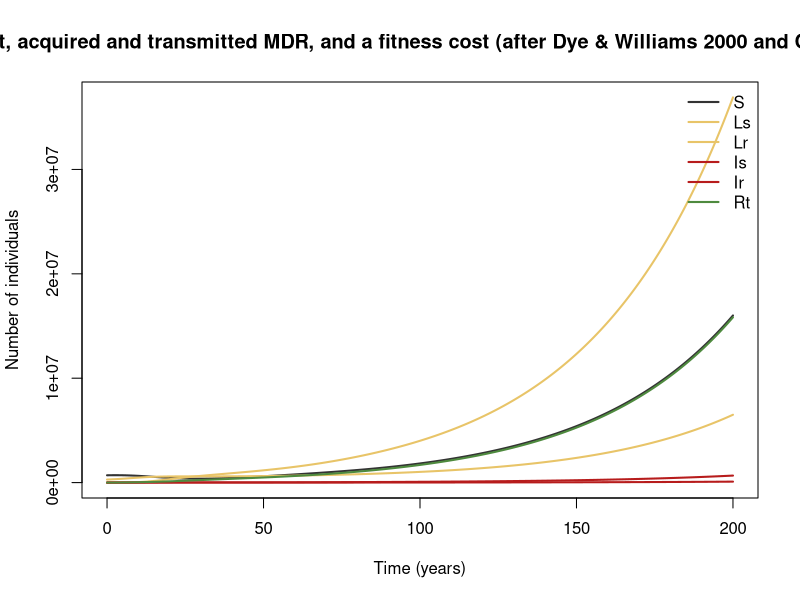

Recreate this plot in R.
## TB with treatment, acquired and transmitted MDR, and a fitness cost (after Dye & Williams 2000 and Cohen & Murray 2004)
## Tuberculosis.
## Parameter values: 0 of 14 checked against the source; the rest are recalled or illustrative.
##
## Generated from a compartmental model diagram (model format v1).
## Regenerating from the same diagram always gives this exact file.
##
## Compartments: S, Ls, Lr, Is, Ir, Rt
## Flows (time unit: years):
##   (outside) -> S   : (mu * N + mu_tb * (Is + Ir))
##   S -> Is          : p_fast * foi_s * S
##   S -> Ls          : (1 - p_fast) * foi_s * S
##   S -> Ir          : p_fast * foi_r * S
##   S -> Lr          : (1 - p_fast) * foi_r * S
##   Ls -> Is         : (v_react + p_fast * (1 - x_prot) * foi_s) * Ls
##   Ls -> Ir         : p_fast * (1 - x_prot) * foi_r * Ls
##   Lr -> Ir         : (v_react + p_fast * (1 - x_prot) * foi_r) * Lr
##   Lr -> Is         : p_fast * (1 - x_prot) * foi_s * Lr
##   Rt -> Is         : (relapse + p_fast * (1 - x_prot) * foi_s) * Rt
##   Rt -> Ir         : p_fast * (1 - x_prot) * foi_r * Rt
##   Is -> Rt         : (cure_nat + det * succ_s) * Is
##   Is -> Ir         : det * a_res * Is
##   Ir -> Rt         : (cure_nat + det * succ_r) * Ir
##   Is -> (outside)  : (mu + mu_tb) * Is

library(deSolve)

# ---- Time ------------------------------------------------------------
times <- seq(0, 200, by = 0.2)  # years

# ---- Parameters ------------------------------------------------------
parameters <- c(
  beta_s = 10,       # effective contacts per infectious case per year (1/year) [illustrative]
  fit_r = 0.8,       # relative transmissibility of MDR
  p_fast = 0.14,     # fraction who progress quickly after infection [illustrative]
  v_react = 0.0005,  # reactivation from latency (1/year) [illustrative]
  x_prot = 0.65,     # protection of latent and recovered people against reinfection-driven fast progression [illustrative]
  cure_nat = 0.2,    # self-cure (1/year) [illustrative]
  mu_tb = 0.2,       # TB death, untreated (1/year) [illustrative]
  det = 0.7,         # detection and treatment rate (1/year) [illustrative]
  succ_s = 0.85,     # treatment success for DS-TB [illustrative]
  a_res = 0.03,      # fraction of DS treatments that produce MDR [illustrative]
  succ_r = 0.5,      # first-line treatment success for MDR [illustrative]
  relapse = 0.002,   # relapse from Rt to DS active disease (1/year) [illustrative]
  mu = 0.02,         # birth = non-TB death rate (1/year)
  N0 = 1e6           # value taken from the notes text [recalled]
)

# ---- Initial conditions ----------------------------------------------
state <- with(as.list(parameters), {
  S <- 0.7 * N0     # uninfected
  Ls <- 0.29 * N0   # latent, drug-sensitive
  Lr <- 0           # latent, MDR
  Is <- 0.002 * N0  # active TB, drug-sensitive
  Ir <- 10          # active TB, MDR
  Rt <- 0           # recovered/treated, latent infection cleared or controlled
  c(S = S, Ls = Ls, Lr = Lr, Is = Is, Ir = Ir, Rt = Rt)
})

# ---- Model equations -------------------------------------------------
tb_mdr_treatment_model <- function(t, state, parameters) {
  with(as.list(c(state, parameters)), {
    # Total population
    N <- S + Ls + Lr + Is + Ir + Rt

    # Derived quantities
    foi_s <- beta_s * Is / N
    foi_r <- beta_s * fit_r * Ir / N

    # Rates of change
    dS <- (mu * N + mu_tb * (Is + Ir)) - p_fast * foi_s * S - (1 - p_fast) * foi_s * S - p_fast * foi_r * S - (1 - p_fast) * foi_r * S
    dLs <- (1 - p_fast) * foi_s * S - (v_react + p_fast * (1 - x_prot) * foi_s) * Ls - p_fast * (1 - x_prot) * foi_r * Ls
    dLr <- (1 - p_fast) * foi_r * S - (v_react + p_fast * (1 - x_prot) * foi_r) * Lr - p_fast * (1 - x_prot) * foi_s * Lr
    dIs <- p_fast * foi_s * S + (v_react + p_fast * (1 - x_prot) * foi_s) * Ls + p_fast * (1 - x_prot) * foi_s * Lr + (relapse + p_fast * (1 - x_prot) * foi_s) * Rt - (cure_nat + det * succ_s) * Is - det * a_res * Is - (mu + mu_tb) * Is
    dIr <- p_fast * foi_r * S + p_fast * (1 - x_prot) * foi_r * Ls + (v_react + p_fast * (1 - x_prot) * foi_r) * Lr + p_fast * (1 - x_prot) * foi_r * Rt + det * a_res * Is - (cure_nat + det * succ_r) * Ir
    dRt <- -(relapse + p_fast * (1 - x_prot) * foi_s) * Rt - p_fast * (1 - x_prot) * foi_r * Rt + (cure_nat + det * succ_s) * Is + (cure_nat + det * succ_r) * Ir

    list(c(dS, dLs, dLr, dIs, dIr, dRt))
  })
}

# ---- Solve -----------------------------------------------------------
out <- ode(y = state, times = times, func = tb_mdr_treatment_model, parms = parameters)
out <- as.data.frame(out)

# ---- Plot ------------------------------------------------------------
compartment_cols <- c(S = "#333333", Ls = "#E8C468", Lr = "#E8C468", Is = "#B71C1C", Ir = "#B71C1C", Rt = "#4E8A3E")
matplot(out$time, out[, names(compartment_cols)], type = "l", lty = 1, lwd = 2,
        col = compartment_cols, xlab = "Time (years)", ylab = "Number of individuals",
        main = "TB with treatment, acquired and transmitted MDR, and a fitness cost (after Dye & Williams 2000 and Cohen & Murray 2004)")
legend("topright", legend = names(compartment_cols), col = compartment_cols,
       lty = 1, lwd = 2, bty = "n")
